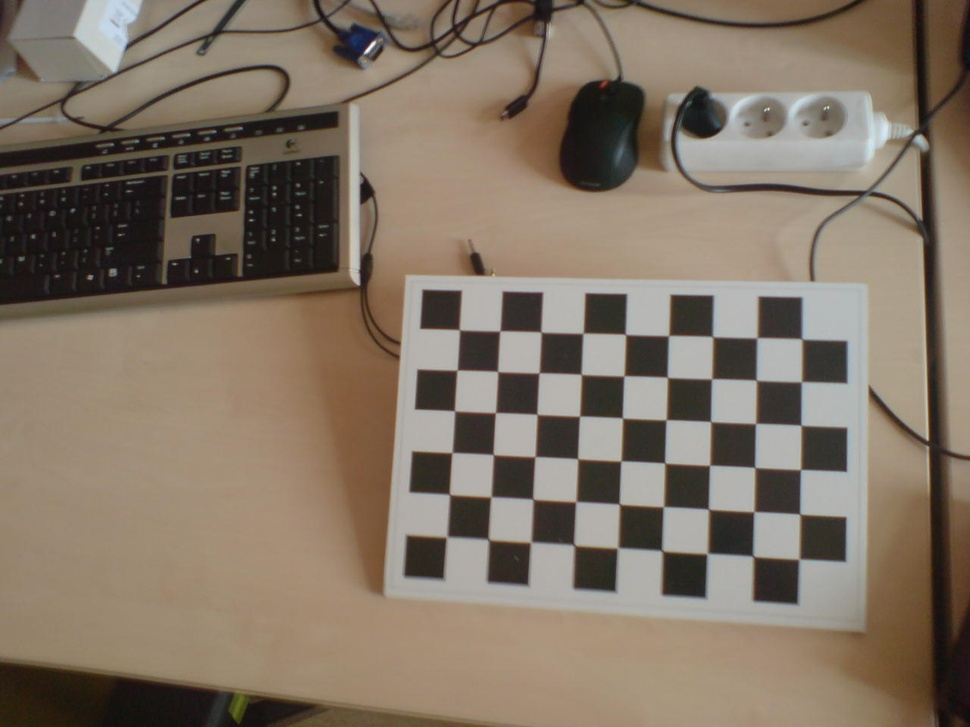
#> input picture opencv_py/K800i_calib/DSC00774.JPG, 970 x 727 px, shrunk from 1280 x 960 before the run
$ python color_histogram.py K800i_calib/DSC00774.JPG
#> lines starting #> are read from the running program, lines starting #| are printed output that depends on the picture
#!/usr/bin/env python

import cv2
import pylab as pl
import sys

img = cv2.imread(sys.argv[1], cv2.IMREAD_ANYCOLOR)
#> img is the input picture: shape (727, 970, 3); mean B, G, R 100.9, 116, 129.7

if len(img.shape) < 3:
    print('This image is 1-channel')
    exit(1)

new_shape = (img.shape[0] * img.shape[1], img.shape[2])
#> new_shape = (705190, 3)

n, bins, patches = pl.hist(img.reshape(new_shape), bins=pl.np.arange(257), histtype='step')
#> bins = 257 values from 0 to 256; patches = 3 items
pl.gcf().canvas.set_window_title(sys.argv[1] + ' - Color Histogram')
pl.show()
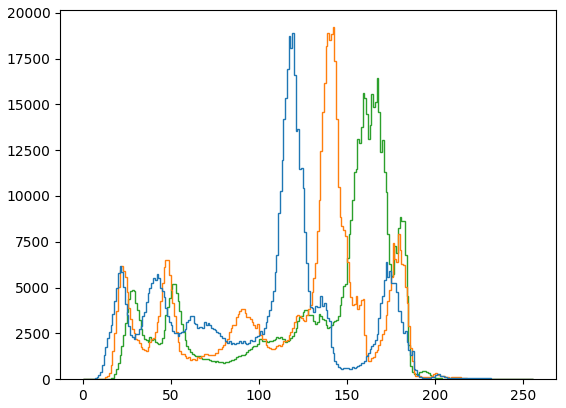
#> figure drawn by matplotlib, 1 panel

$ run again, on opencv_py/K800i_calib/DSC00776.JPG
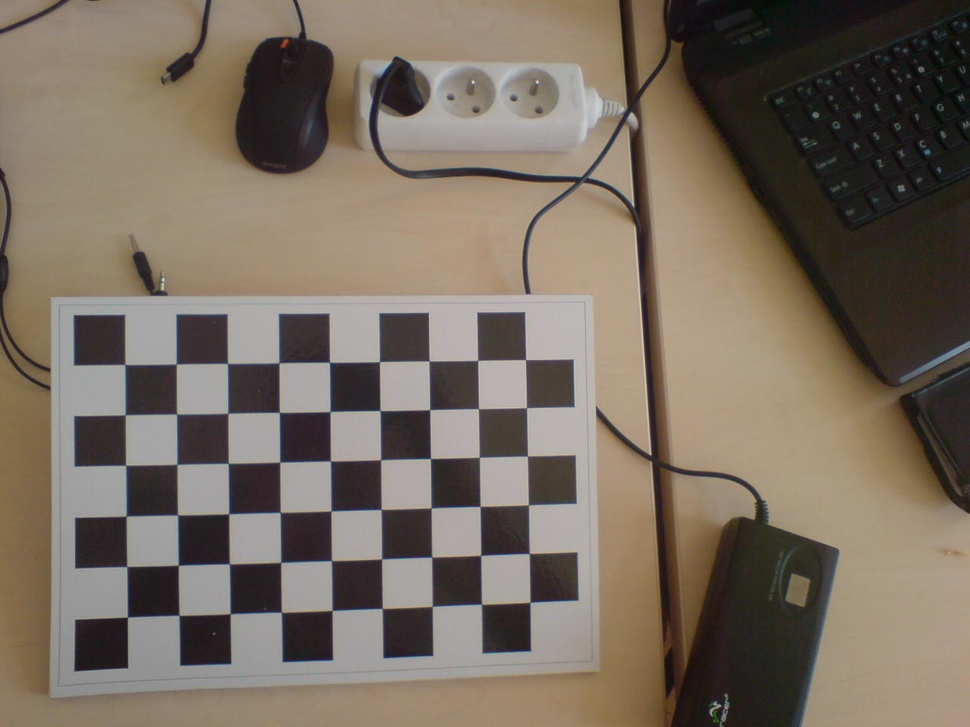
#> input picture opencv_py/K800i_calib/DSC00776.JPG, 970 x 727 px, shrunk from 1280 x 960 before the run
#> img is the input picture: shape (727, 970, 3); mean B, G, R 96.4, 109.1, 120.6
#> bins = 257 values from 0 to 256; patches = 3 items
#> `pl.show()`:
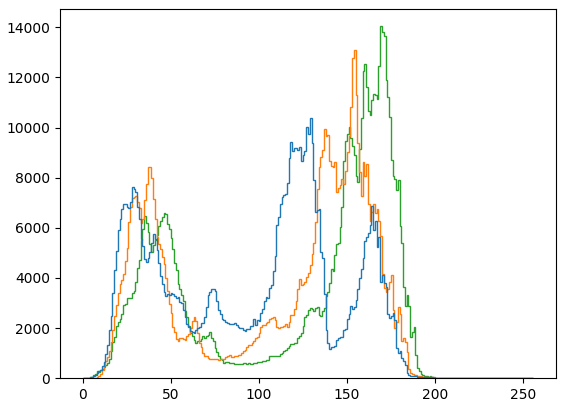
#> figure drawn by matplotlib, 1 panel

$ run again, on opencv_py/K800i_calib/DSC00777.JPG
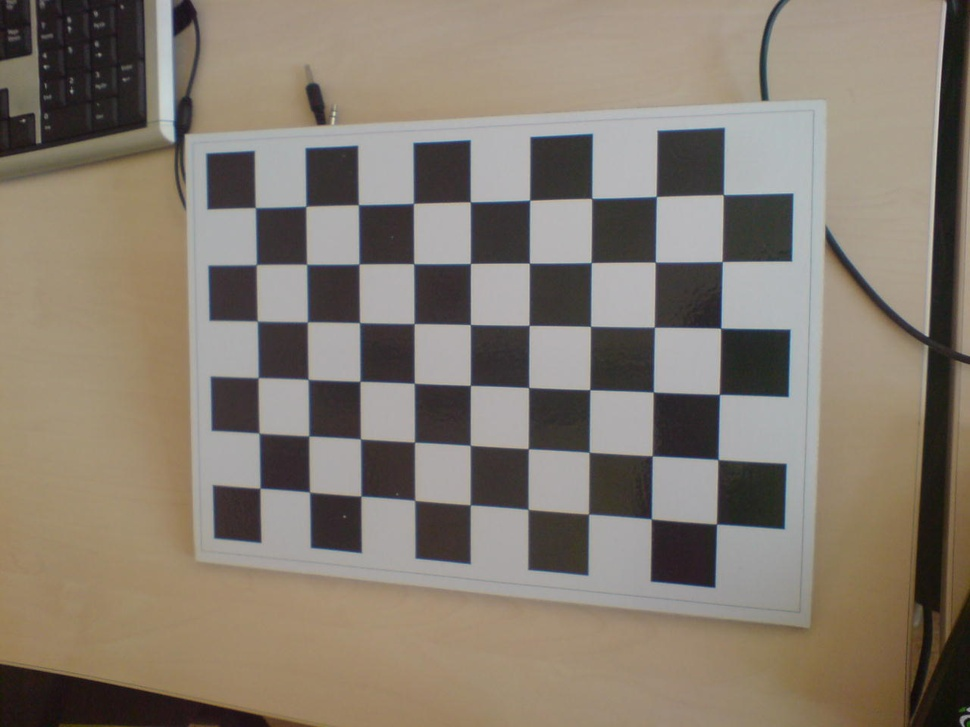
#> input picture opencv_py/K800i_calib/DSC00777.JPG, 970 x 727 px, shrunk from 1280 x 960 before the run
#> img is the input picture: shape (727, 970, 3); mean B, G, R 111.4, 123.5, 133.3
#> bins = 257 values from 0 to 256; patches = 3 items
#> `pl.show()`:
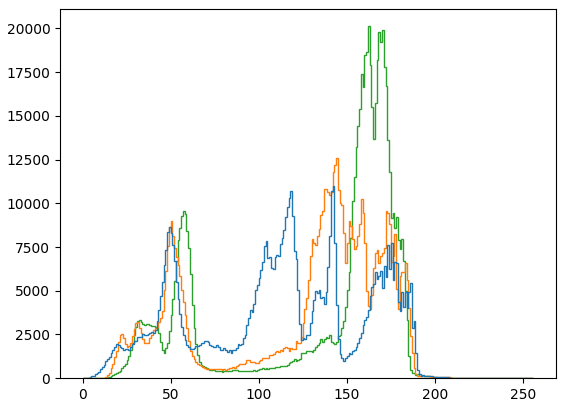
#> figure drawn by matplotlib, 1 panel

$ run again, on opencv_py/K800i_calib/DSC00778.JPG
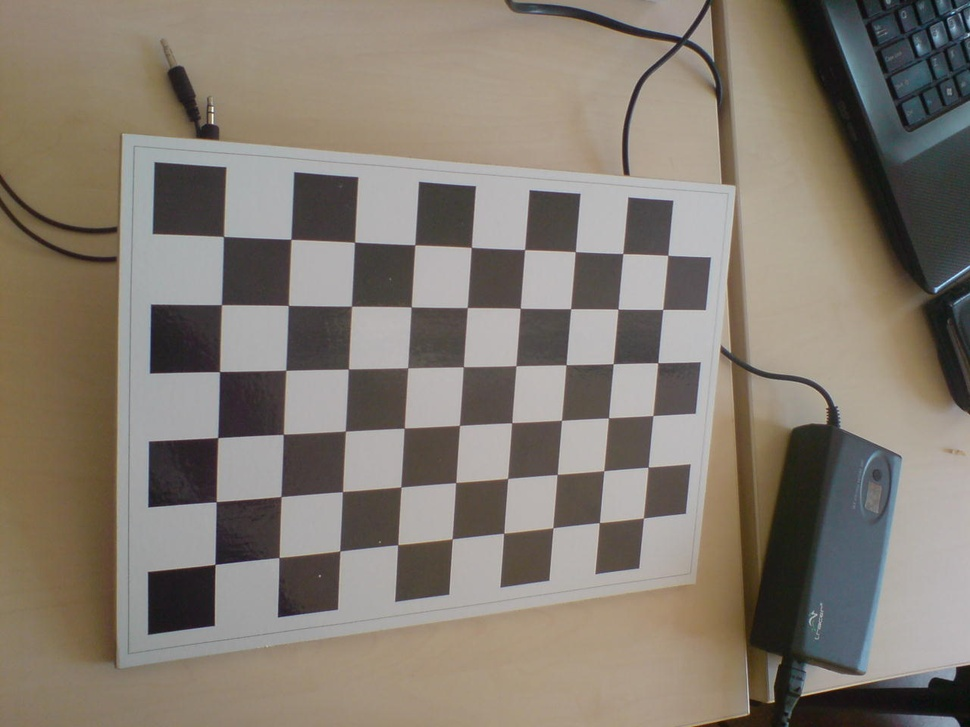
#> input picture opencv_py/K800i_calib/DSC00778.JPG, 970 x 727 px, shrunk from 1280 x 960 before the run
#> img is the input picture: shape (727, 970, 3); mean B, G, R 112.4, 123, 131.3
#> bins = 257 values from 0 to 256; patches = 3 items
#> `pl.show()`:
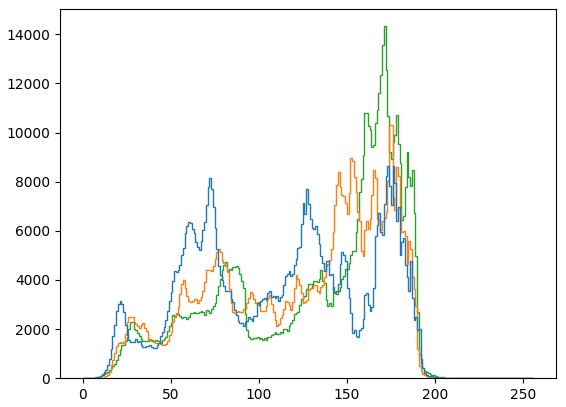
#> figure drawn by matplotlib, 1 panel
